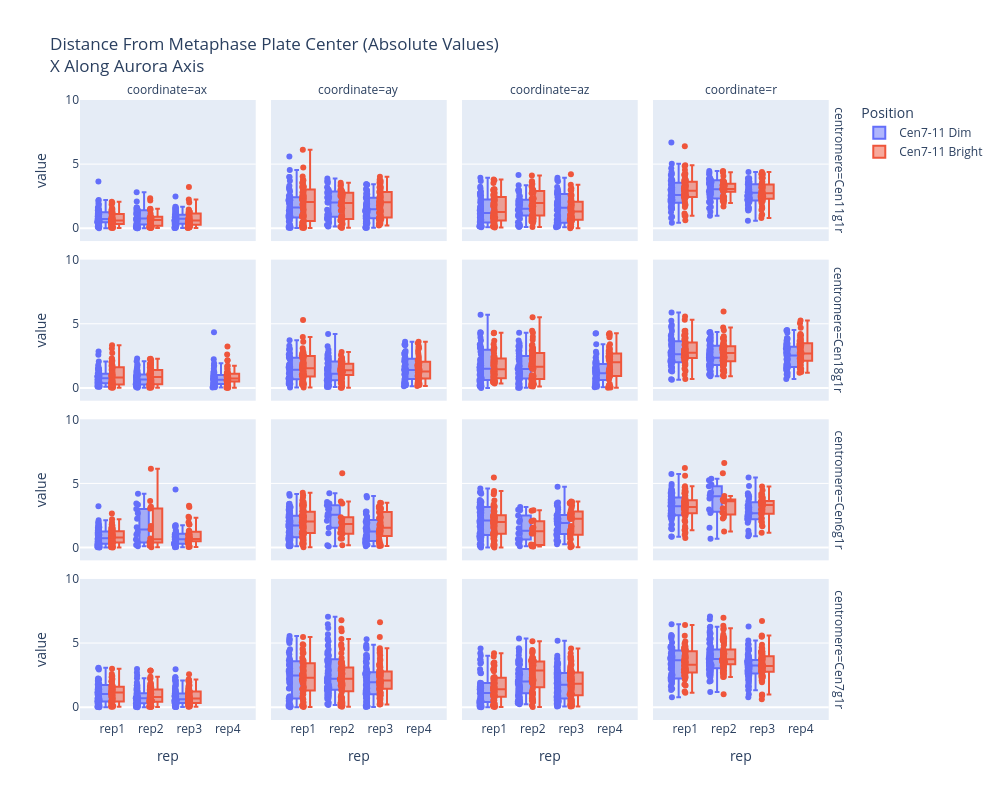

Write notebook code for a chart like this one.
### Code cell
f = px.box(melted_df[melted_df['Point'].isin([4,5])], facet_row='centromere', y='value', x='rep', height=800, color='Position', facet_col='coordinate', width=1000, points='all', range_y=[-1,10], 
           title='Distance From Metaphase Plate Center (Absolute Values)<br>X Along Aurora Axis', hover_data=['fname'])
f.write_html('Cen7_11Distances.html')
f
